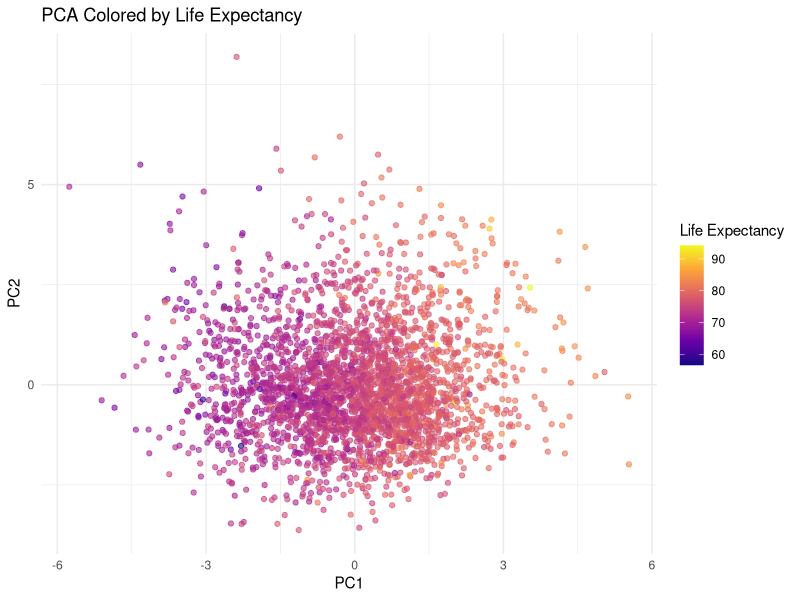
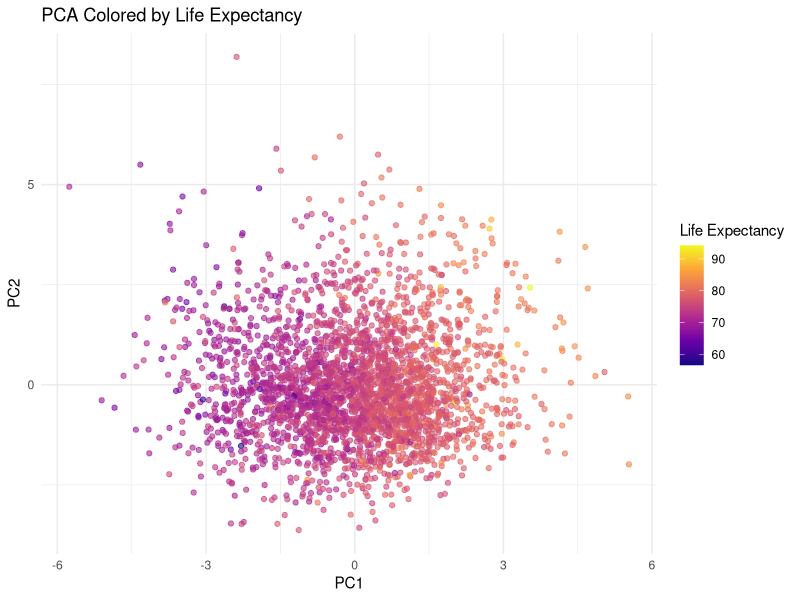

Generate these figures, in order, with R:
library(tidyverse)
library(cluster)
chr_clean <- read_csv("derived_data/chr_clean_full.csv")

pred_vars <- c(
  "percentage_of_households_with_high_housing_costs",
  "severe_housing_cost_burden_raw_value",
  "median_household_income_raw_value",
  "children_in_poverty_raw_value",
  "uninsured_raw_value",
  "ratio_of_population_to_primary_care_physicians",
  "preventable_hospital_stays_raw_value"
)

stopifnot(all(pred_vars %in% names(chr_clean)))
stopifnot("life_expectancy_raw_value" %in% names(chr_clean))

pca_dat <- chr_clean |> 
  select(life_expectancy_raw_value, all_of(pred_vars)) |> 
  drop_na()

X <- pca_dat |>
  select(all_of(pred_vars))

pc_res <- prcomp(X, center = TRUE, scale. = TRUE)

pc_res

pcs <- pc_res$x |>
  as_tibble() |>
  mutate(
    life_expectancy_raw_value = pca_dat$life_expectancy_raw_value
  )

pcs <- as_tibble(pc_res$x)

pcs$life_expectancy_raw_value <- pca_dat$life_expectancy_raw_value


pca_plot <- ggplot(pcs, aes(PC1, PC2, color = life_expectancy_raw_value)) +
  geom_point(alpha = 0.6) +
  scale_color_viridis_c(option = "plasma") +
  theme_minimal() +
  labs(
    title = "PCA Colored by Life Expectancy",
    color = "Life Expectancy"
  )

pca_plot

ggsave("figures/pca_life_expectancy.png", pca_plot, width = 7, height = 5, dpi = 300)